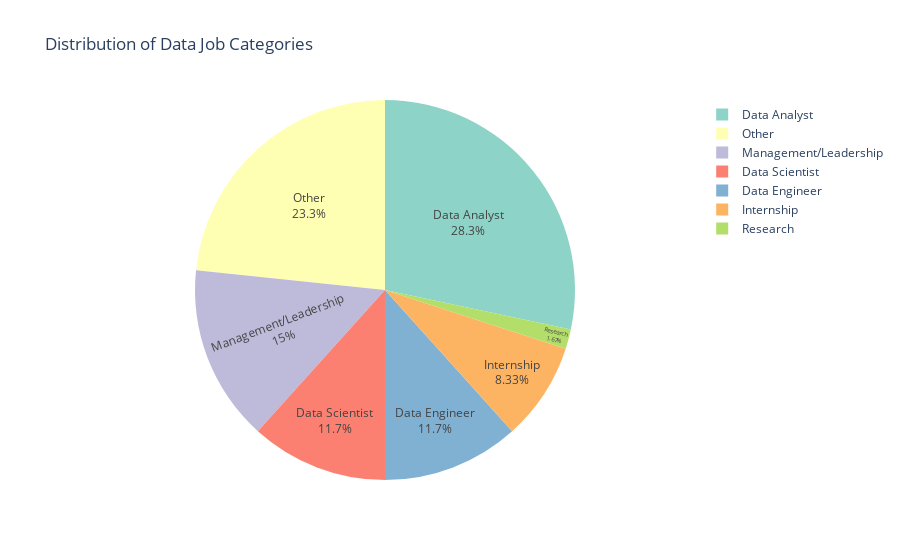

Notebook cell for this chart:
### Code cell
# Additional analysis - Job role patterns and company insights
def categorize_job_role(title):
    """Categorize job titles into broader role types"""
    title_lower = title.lower()
    
    if any(word in title_lower for word in ['data scientist', 'scientist']):
        return 'Data Scientist'
    elif any(word in title_lower for word in ['data engineer', 'engineer']):
        return 'Data Engineer'
    elif any(word in title_lower for word in ['analyst', 'analytics']):
        return 'Data Analyst'
    elif any(word in title_lower for word in ['manager', 'lead', 'head']):
        return 'Management/Leadership'
    elif any(word in title_lower for word in ['intern', 'internship']):
        return 'Internship'
    elif any(word in title_lower for word in ['research', 'researcher']):
        return 'Research'
    else:
        return 'Other'

# Categorize job roles
df['job_category'] = df['title'].apply(categorize_job_role)
role_distribution = df['job_category'].value_counts()

print("=== JOB ROLE CATEGORIES ===")
for role, count in role_distribution.items():
    print(f"{role}: {count} jobs ({count/len(df)*100:.1f}%)")

# Create interactive plot for job categories
fig_roles = px.pie(
    values=role_distribution.values, 
    names=role_distribution.index,
    title="Distribution of Data Job Categories",
    color_discrete_sequence=px.colors.qualitative.Set3
)
fig_roles.update_traces(textposition='inside', textinfo='percent+label')
fig_roles.show()

# Analyze skills by job category
print("\n=== SKILLS BY JOB CATEGORY ===")
for category in role_distribution.index:
    category_jobs = df[df['job_category'] == category]
    category_skills = []
    
    for idx in category_jobs.index:
        category_skills.extend(extracted_data.iloc[idx]['skills'])
    
    if category_skills:
        category_skill_counts = Counter(category_skills)
        top_category_skills = category_skill_counts.most_common(5)
        print(f"\n{category} - Top Skills:")
        for skill, count in top_category_skills:
            print(f"  {skill}: {count} ({count/len(category_jobs)*100:.1f}%)")
    else:
        print(f"\n{category}: No specific skills extracted")

### Figure 1 — Plotly figure (JSON) as saved in the notebook; plotly's stock layout.template omitted (floating-point values rounded to 4 significant figures)
{"data": [{"domain": {"x": [0, 1], "y": [0, 1]}, "hovertemplate": "label=%{label}<br>value=%{value}<extra></extra>", "labels": ["Data Analyst", "Other", "Management/Leadership", "Data Scientist", "Data Engineer", "Internship", "Research"], "legendgroup": "", "name": "", "showlegend": true, "textinfo": "percent+label", "textposition": "inside", "type": "pie", "values": [17, 14, 9, 7, 7, 5, 1]}], "layout": {"legend": {"tracegroupgap": 0}, "piecolorway": ["rgb(141,211,199)", "rgb(255,255,179)", "rgb(190,186,218)", "rgb(251,128,114)", "rgb(128,177,211)", "rgb(253,180,98)", "rgb(179,222,105)", "rgb(252,205,229)", "rgb(217,217,217)", "rgb(188,128,189)", "rgb(204,235,197)", "rgb(255,237,111)"], "title": {"text": "Distribution of Data Job Categories"}}}
